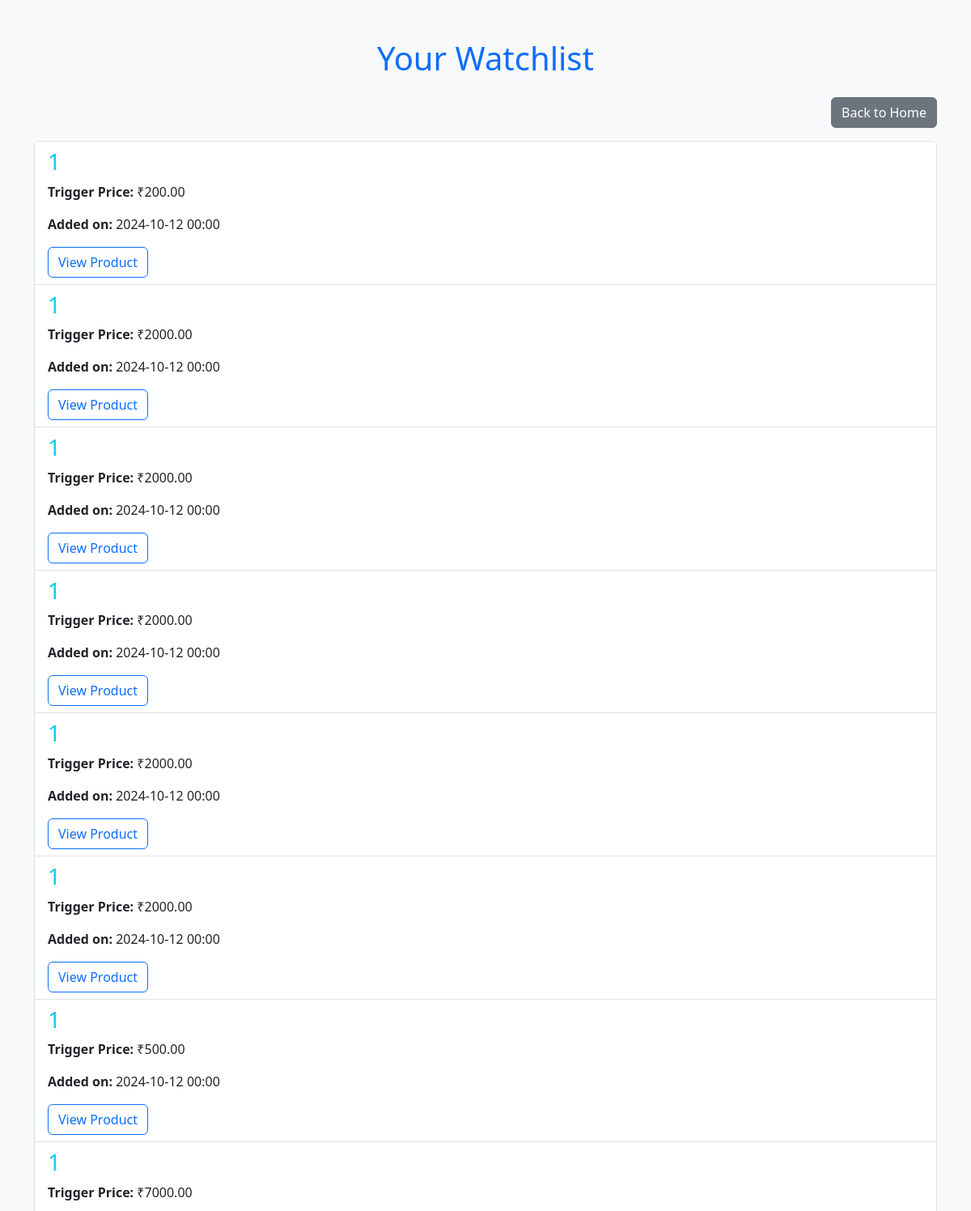
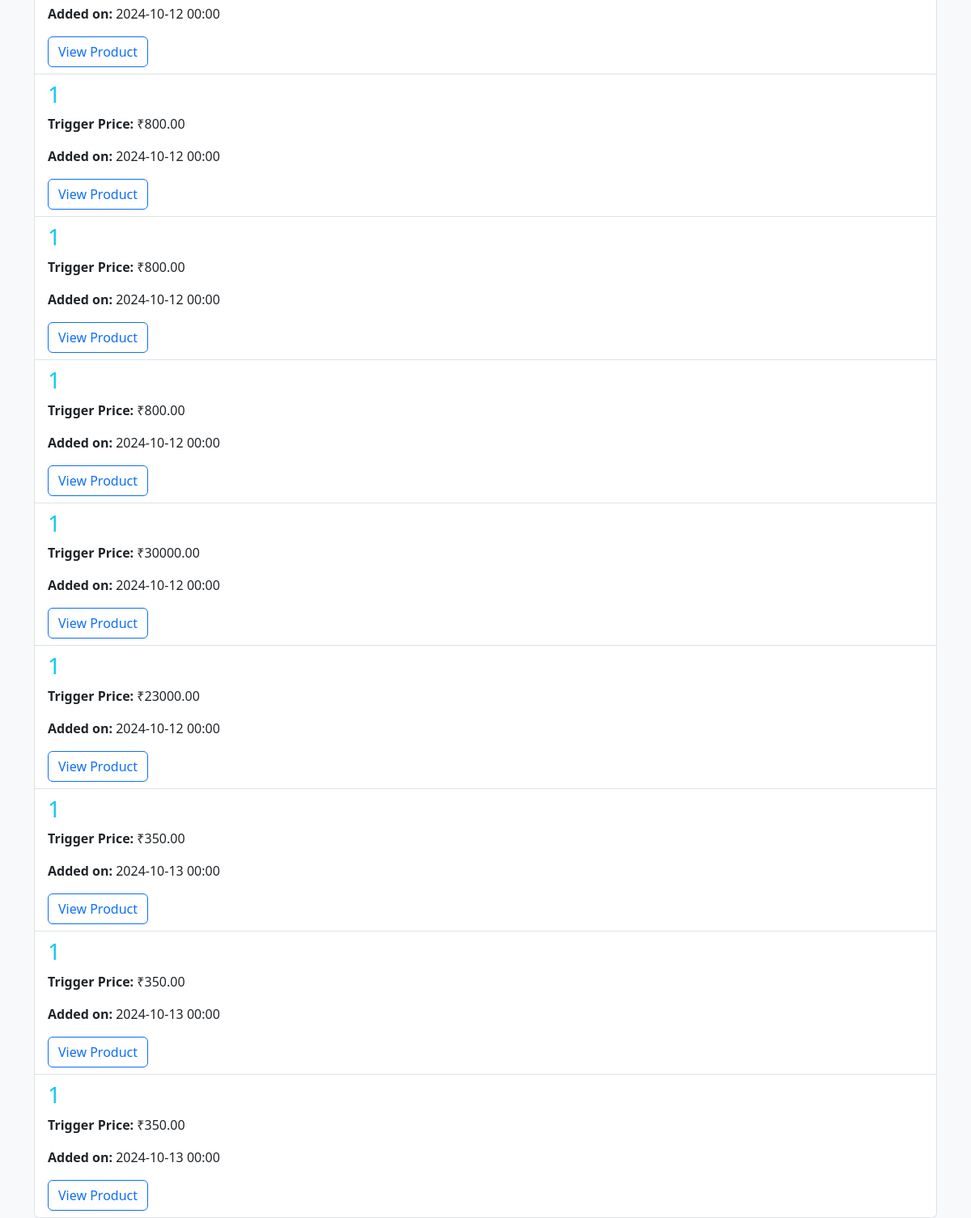
/watchlist/ (signed in), run on the app's committed database (2 pictures, top to bottom).
### myapp/models.py (models this page shows, shortened)
class WatchlistItem(models.Model):
    user = models.ForeignKey(User, on_delete=models.CASCADE)
    product_url = models.URLField(max_length=200)
    product_title = models.CharField(max_length=255)  # New field for product title
    trigger_price = models.DecimalField(max_digits=10, decimal_places=2)
    email = models.EmailField(max_length=100)
    cu_id = models.AutoField(primary_key=True)
    date_added = models.DateTimeField(auto_now_add=True)

### myapp/views.py (the view)
# urls.py: path("watchlist/",views.watchlistview,name="watchlist"),
@login_required
def watchlistview(request):
    watchlist_items = WatchlistItem.objects.filter(user=request.user)
    return render(request, 'watchlist.html', {'watchlist': watchlist_items})

### templates/watchlist.html (shortened to what this page needs)
<!DOCTYPE html>
<html lang="en">
<head>
    <link href="https://cdn.jsdelivr.net/npm/bootstrap@5.3.2/dist/css/bootstrap.min.css" rel="stylesheet">
</head>
<body class="bg-light">
    <div class="container mt-5">
        <h1 class="text-center text-primary mb-4">Your Watchlist</h1>
        <div class="d-flex justify-content-end mb-3">
            <a href="{% url 'home' %}" class="btn btn-secondary">Back to Home</a>
        </div>
        {% if watchlist %}
            <ul class="list-group">
                {% for item in watchlist %}
                    <li class="list-group-item">
                        <h3 class="text-info">{{ item.product_title }}</h3>
                        <p><strong>Trigger Price:</strong> ₹{{ item.trigger_price }}</p>
                        <p><strong>Added on:</strong> {{ item.date_added|date:"Y-m-d H:i" }}</p>
                        <a href="{{ item.product_url }}" class="btn btn-outline-primary" target="_blank">View Product</a>
                    </li>
                {% endfor %}
            </ul>
        {% else %}
            <p class="alert alert-warning text-center">No items in your watchlist. Start adding products!</p>
        {% endif %}
    </div>
</body>
</html>

### data on the page
WatchlistItem: product_title "1", trigger_price "200.00", date_added "2024-10-12 00:00"
WatchlistItem: product_title "1", trigger_price "2000.00", date_added "2024-10-12 00:00"
WatchlistItem: product_title "1", trigger_price "2000.00", date_added "2024-10-12 00:00"
WatchlistItem: product_title "1", trigger_price "2000.00", date_added "2024-10-12 00:00"
WatchlistItem: product_title "1", trigger_price "2000.00", date_added "2024-10-12 00:00"
WatchlistItem: product_title "1", trigger_price "2000.00", date_added "2024-10-12 00:00"
WatchlistItem: product_title "1", trigger_price "500.00", date_added "2024-10-12 00:00"
WatchlistItem: product_title "1", trigger_price "7000.00", date_added "2024-10-12 00:00"
WatchlistItem: product_title "1", trigger_price "800.00", date_added "2024-10-12 00:00"
WatchlistItem: product_title "1", trigger_price "800.00", date_added "2024-10-12 00:00"
WatchlistItem: product_title "1", trigger_price "800.00", date_added "2024-10-12 00:00"
WatchlistItem: product_title "1", trigger_price "30000.00", date_added "2024-10-12 00:00"
WatchlistItem: product_title "1", trigger_price "23000.00", date_added "2024-10-12 00:00"
WatchlistItem: product_title "1", trigger_price "350.00", date_added "2024-10-13 00:00"
WatchlistItem: product_title "1", trigger_price "350.00", date_added "2024-10-13 00:00"
WatchlistItem: product_title "1", trigger_price "350.00", date_added "2024-10-13 00:00"
